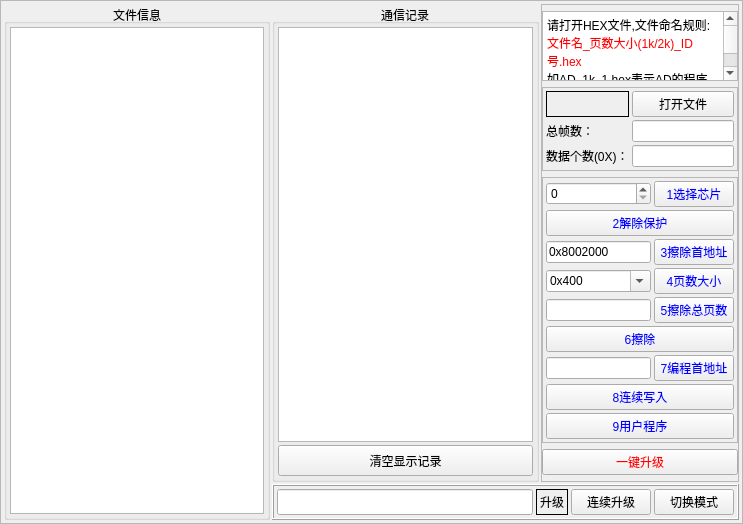
<?xml version="1.0" encoding="UTF-8"?>
<ui version="4.0">
 <class>Form_stm32UpdataTool</class>
 <widget class="QWidget" name="Form_stm32UpdataTool">
  <property name="geometry">
   <rect>
    <x>0</x>
    <y>0</y>
    <width>743</width>
    <height>491</height>
   </rect>
  </property>
  <property name="windowTitle">
   <string>Form</string>
  </property>
  <layout class="QGridLayout" name="gridLayout">
   <property name="leftMargin">
    <number>0</number>
   </property>
   <property name="topMargin">
    <number>0</number>
   </property>
   <property name="rightMargin">
    <number>0</number>
   </property>
   <property name="bottomMargin">
    <number>0</number>
   </property>
   <property name="spacing">
    <number>0</number>
   </property>
   <item row="0" column="0">
    <widget class="QFrame" name="frame">
     <property name="frameShape">
      <enum>QFrame::StyledPanel</enum>
     </property>
     <property name="frameShadow">
      <enum>QFrame::Plain</enum>
     </property>
     <layout class="QGridLayout" name="gridLayout_12">
      <property name="leftMargin">
       <number>3</number>
      </property>
      <property name="topMargin">
       <number>3</number>
      </property>
      <property name="rightMargin">
       <number>3</number>
      </property>
      <property name="bottomMargin">
       <number>3</number>
      </property>
      <property name="spacing">
       <number>2</number>
      </property>
      <item row="0" column="0" rowspan="2">
       <widget class="QGroupBox" name="groupBox">
        <property name="sizePolicy">
         <sizepolicy hsizetype="Expanding" vsizetype="Preferred">
          <horstretch>0</horstretch>
          <verstretch>0</verstretch>
         </sizepolicy>
        </property>
        <property name="title">
         <string>文件信息</string>
        </property>
        <property name="alignment">
         <set>Qt::AlignCenter</set>
        </property>
        <layout class="QGridLayout" name="gridLayout_2">
         <property name="leftMargin">
          <number>3</number>
         </property>
         <property name="topMargin">
          <number>3</number>
         </property>
         <property name="rightMargin">
          <number>3</number>
         </property>
         <property name="bottomMargin">
          <number>3</number>
         </property>
         <property name="spacing">
          <number>3</number>
         </property>
         <item row="0" column="0">
          <widget class="QTextBrowser" name="textBrowser"/>
         </item>
        </layout>
       </widget>
      </item>
      <item row="0" column="1">
       <widget class="QGroupBox" name="groupBox_2">
        <property name="sizePolicy">
         <sizepolicy hsizetype="Expanding" vsizetype="Expanding">
          <horstretch>0</horstretch>
          <verstretch>0</verstretch>
         </sizepolicy>
        </property>
        <property name="title">
         <string>通信记录</string>
        </property>
        <property name="alignment">
         <set>Qt::AlignCenter</set>
        </property>
        <layout class="QGridLayout" name="gridLayout_3">
         <property name="leftMargin">
          <number>3</number>
         </property>
         <property name="topMargin">
          <number>3</number>
         </property>
         <property name="rightMargin">
          <number>3</number>
         </property>
         <property name="bottomMargin">
          <number>3</number>
         </property>
         <property name="spacing">
          <number>3</number>
         </property>
         <item row="0" column="0">
          <widget class="QTextBrowser" name="textBrowser_2"/>
         </item>
         <item row="1" column="0">
          <widget class="QPushButton" name="pushButton">
           <property name="minimumSize">
            <size>
             <width>0</width>
             <height>31</height>
            </size>
           </property>
           <property name="text">
            <string>清空显示记录</string>
           </property>
          </widget>
         </item>
        </layout>
       </widget>
      </item>
      <item row="0" column="2">
       <widget class="QFrame" name="frame_4">
        <property name="maximumSize">
         <size>
          <width>200</width>
          <height>16777215</height>
         </size>
        </property>
        <property name="frameShape">
         <enum>QFrame::StyledPanel</enum>
        </property>
        <property name="frameShadow">
         <enum>QFrame::Plain</enum>
        </property>
        <layout class="QGridLayout" name="gridLayout_4">
         <property name="leftMargin">
          <number>0</number>
         </property>
         <property name="topMargin">
          <number>6</number>
         </property>
         <property name="rightMargin">
          <number>0</number>
         </property>
         <property name="bottomMargin">
          <number>6</number>
         </property>
         <property name="horizontalSpacing">
          <number>3</number>
         </property>
         <item row="4" column="0" colspan="3">
          <widget class="QPushButton" name="pushButton_AutoUpdata">
           <property name="minimumSize">
            <size>
             <width>0</width>
             <height>0</height>
            </size>
           </property>
           <property name="styleSheet">
            <string notr="true">color: rgb(255, 0, 0);</string>
           </property>
           <property name="text">
            <string>一键升级</string>
           </property>
          </widget>
         </item>
         <item row="3" column="0" colspan="3">
          <widget class="QFrame" name="frame_step">
           <property name="frameShape">
            <enum>QFrame::StyledPanel</enum>
           </property>
           <property name="frameShadow">
            <enum>QFrame::Plain</enum>
           </property>
           <layout class="QGridLayout" name="gridLayout_7">
            <property name="leftMargin">
             <number>3</number>
            </property>
            <property name="topMargin">
             <number>3</number>
            </property>
            <property name="rightMargin">
             <number>3</number>
            </property>
            <property name="bottomMargin">
             <number>3</number>
            </property>
            <property name="spacing">
             <number>3</number>
            </property>
            <item row="1" column="0" colspan="4">
             <widget class="QPushButton" name="pushButton_remove">
              <property name="minimumSize">
               <size>
                <width>0</width>
                <height>0</height>
               </size>
              </property>
              <property name="styleSheet">
               <string notr="true">color: rgb(0, 0, 255);</string>
              </property>
              <property name="text">
               <string>2解除保护</string>
              </property>
             </widget>
            </item>
            <item row="6" column="0" colspan="4">
             <widget class="QPushButton" name="pushButton_clean">
              <property name="minimumSize">
               <size>
                <width>0</width>
                <height>0</height>
               </size>
              </property>
              <property name="styleSheet">
               <string notr="true">color: rgb(0, 0, 255);</string>
              </property>
              <property name="text">
               <string>6擦除</string>
              </property>
             </widget>
            </item>
            <item row="5" column="0">
             <widget class="QLineEdit" name="lineEdit_page">
              <property name="minimumSize">
               <size>
                <width>0</width>
                <height>0</height>
               </size>
              </property>
              <property name="inputMethodHints">
               <set>Qt::ImhDigitsOnly</set>
              </property>
             </widget>
            </item>
            <item row="3" column="0">
             <widget class="QLineEdit" name="lineEdit_addr">
              <property name="minimumSize">
               <size>
                <width>0</width>
                <height>0</height>
               </size>
              </property>
              <property name="inputMethodHints">
               <set>Qt::ImhDigitsOnly</set>
              </property>
              <property name="text">
               <string>0x8002000</string>
              </property>
             </widget>
            </item>
            <item row="4" column="0">
             <widget class="QComboBox" name="comboBox_page_size">
              <property name="minimumSize">
               <size>
                <width>0</width>
                <height>0</height>
               </size>
              </property>
              <property name="inputMethodHints">
               <set>Qt::ImhDigitsOnly</set>
              </property>
              <property name="editable">
               <bool>true</bool>
              </property>
              <item>
               <property name="text">
                <string>0x400</string>
               </property>
              </item>
              <item>
               <property name="text">
                <string>0x800</string>
               </property>
              </item>
             </widget>
            </item>
            <item row="3" column="1" colspan="3">
             <widget class="QPushButton" name="pushButton_addr">
              <property name="minimumSize">
               <size>
                <width>0</width>
                <height>0</height>
               </size>
              </property>
              <property name="styleSheet">
               <string notr="true">color: rgb(0, 0, 255);</string>
              </property>
              <property name="text">
               <string>3擦除首地址</string>
              </property>
             </widget>
            </item>
            <item row="7" column="0">
             <widget class="QLineEdit" name="lineEdit_programaddr">
              <property name="minimumSize">
               <size>
                <width>0</width>
                <height>0</height>
               </size>
              </property>
              <property name="inputMethodHints">
               <set>Qt::ImhDigitsOnly</set>
              </property>
             </widget>
            </item>
            <item row="5" column="1" colspan="3">
             <widget class="QPushButton" name="pushButton_page">
              <property name="minimumSize">
               <size>
                <width>0</width>
                <height>0</height>
               </size>
              </property>
              <property name="styleSheet">
               <string notr="true">color: rgb(0, 0, 255);</string>
              </property>
              <property name="text">
               <string>5擦除总页数</string>
              </property>
             </widget>
            </item>
            <item row="4" column="1" colspan="3">
             <widget class="QPushButton" name="pushButton_page_size">
              <property name="minimumSize">
               <size>
                <width>0</width>
                <height>0</height>
               </size>
              </property>
              <property name="styleSheet">
               <string notr="true">color: rgb(0, 0, 255);</string>
              </property>
              <property name="text">
               <string>4页数大小</string>
              </property>
             </widget>
            </item>
            <item row="0" column="0">
             <widget class="QSpinBox" name="spinBox_ID">
              <property name="minimumSize">
               <size>
                <width>0</width>
                <height>0</height>
               </size>
              </property>
              <property name="maximum">
               <number>255</number>
              </property>
             </widget>
            </item>
            <item row="0" column="1" colspan="3">
             <widget class="QPushButton" name="pushButton_ID">
              <property name="minimumSize">
               <size>
                <width>0</width>
                <height>0</height>
               </size>
              </property>
              <property name="styleSheet">
               <string notr="true">color: rgb(0, 0, 255);</string>
              </property>
              <property name="text">
               <string>1选择芯片</string>
              </property>
             </widget>
            </item>
            <item row="8" column="0" colspan="4">
             <widget class="QPushButton" name="pushButton_updata">
              <property name="minimumSize">
               <size>
                <width>0</width>
                <height>0</height>
               </size>
              </property>
              <property name="styleSheet">
               <string notr="true">color: rgb(0, 0, 255);</string>
              </property>
              <property name="text">
               <string>8连续写入</string>
              </property>
             </widget>
            </item>
            <item row="7" column="1" colspan="3">
             <widget class="QPushButton" name="pushButton_programaddr">
              <property name="minimumSize">
               <size>
                <width>0</width>
                <height>0</height>
               </size>
              </property>
              <property name="styleSheet">
               <string notr="true">color: rgb(0, 0, 255);</string>
              </property>
              <property name="text">
               <string>7编程首地址</string>
              </property>
             </widget>
            </item>
            <item row="9" column="0" colspan="4">
             <widget class="QPushButton" name="pushButton_user">
              <property name="minimumSize">
               <size>
                <width>0</width>
                <height>0</height>
               </size>
              </property>
              <property name="styleSheet">
               <string notr="true">color: rgb(0, 0, 255);</string>
              </property>
              <property name="text">
               <string>9用户程序</string>
              </property>
             </widget>
            </item>
           </layout>
          </widget>
         </item>
         <item row="0" column="0" colspan="3">
          <widget class="QTextBrowser" name="textBrowser_3">
           <property name="html">
            <string>&lt;!DOCTYPE HTML PUBLIC &quot;-//W3C//DTD HTML 4.0//EN&quot; &quot;http://www.w3.org/TR/REC-html40/strict.dtd&quot;&gt;
&lt;html&gt;&lt;head&gt;&lt;meta name=&quot;qrichtext&quot; content=&quot;1&quot; /&gt;&lt;style type=&quot;text/css&quot;&gt;
p, li { white-space: pre-wrap; }
&lt;/style&gt;&lt;/head&gt;&lt;body style=&quot; font-family:'宋体'; font-size:9pt; font-weight:400; font-style:normal;&quot;&gt;
&lt;p style=&quot; margin-top:0px; margin-bottom:0px; margin-left:0px; margin-right:0px; -qt-block-indent:0; text-indent:0px;&quot;&gt;&lt;span style=&quot; font-family:'Times New Roman,serif';&quot;&gt;请打开HEX&lt;/span&gt;文件,文件命名规则:&lt;/p&gt;
&lt;p style=&quot; margin-top:0px; margin-bottom:0px; margin-left:0px; margin-right:0px; -qt-block-indent:0; text-indent:0px;&quot;&gt;&lt;span style=&quot; color:#ff0000;&quot;&gt;文件名_页数大小(1k/2k)_ID号.hex&lt;/span&gt;&lt;/p&gt;
&lt;p style=&quot; margin-top:0px; margin-bottom:0px; margin-left:0px; margin-right:0px; -qt-block-indent:0; text-indent:0px;&quot;&gt;如AD_1k_1.hex表示AD的程序,页数大小为1k(0x400),ID号为1&lt;/p&gt;&lt;/body&gt;&lt;/html&gt;</string>
           </property>
          </widget>
         </item>
         <item row="1" column="0" rowspan="2" colspan="3">
          <widget class="QFrame" name="frame_file">
           <property name="frameShape">
            <enum>QFrame::StyledPanel</enum>
           </property>
           <property name="frameShadow">
            <enum>QFrame::Plain</enum>
           </property>
           <layout class="QGridLayout" name="gridLayout_6">
            <property name="leftMargin">
             <number>3</number>
            </property>
            <property name="topMargin">
             <number>3</number>
            </property>
            <property name="rightMargin">
             <number>3</number>
            </property>
            <property name="bottomMargin">
             <number>3</number>
            </property>
            <property name="spacing">
             <number>3</number>
            </property>
            <item row="0" column="0">
             <widget class="QLabel" name="label_filename">
              <property name="frameShape">
               <enum>QFrame::Panel</enum>
              </property>
              <property name="text">
               <string/>
              </property>
             </widget>
            </item>
            <item row="0" column="1">
             <widget class="QPushButton" name="pushButton_openfile">
              <property name="text">
               <string>打开文件</string>
              </property>
             </widget>
            </item>
            <item row="1" column="0">
             <widget class="QLabel" name="label">
              <property name="minimumSize">
               <size>
                <width>0</width>
                <height>0</height>
               </size>
              </property>
              <property name="text">
               <string>总帧数：</string>
              </property>
             </widget>
            </item>
            <item row="1" column="1">
             <widget class="QLineEdit" name="lineEdit_sum">
              <property name="minimumSize">
               <size>
                <width>0</width>
                <height>0</height>
               </size>
              </property>
              <property name="inputMethodHints">
               <set>Qt::ImhDigitsOnly</set>
              </property>
             </widget>
            </item>
            <item row="2" column="0">
             <widget class="QLabel" name="label_2">
              <property name="minimumSize">
               <size>
                <width>0</width>
                <height>0</height>
               </size>
              </property>
              <property name="text">
               <string>数据个数(0X)：</string>
              </property>
             </widget>
            </item>
            <item row="2" column="1">
             <widget class="QLineEdit" name="lineEdit_datanum">
              <property name="minimumSize">
               <size>
                <width>0</width>
                <height>0</height>
               </size>
              </property>
              <property name="inputMethodHints">
               <set>Qt::ImhDigitsOnly</set>
              </property>
             </widget>
            </item>
           </layout>
          </widget>
         </item>
        </layout>
       </widget>
      </item>
      <item row="1" column="1" colspan="2">
       <widget class="QFrame" name="frame_2">
        <property name="minimumSize">
         <size>
          <width>0</width>
          <height>36</height>
         </size>
        </property>
        <property name="frameShape">
         <enum>QFrame::Box</enum>
        </property>
        <property name="frameShadow">
         <enum>QFrame::Raised</enum>
        </property>
        <layout class="QHBoxLayout" name="horizontalLayout">
         <property name="spacing">
          <number>3</number>
         </property>
         <property name="leftMargin">
          <number>3</number>
         </property>
         <property name="topMargin">
          <number>3</number>
         </property>
         <property name="rightMargin">
          <number>3</number>
         </property>
         <property name="bottomMargin">
          <number>3</number>
         </property>
         <item>
          <widget class="QLineEdit" name="lineEdit_ID">
           <property name="minimumSize">
            <size>
             <width>0</width>
             <height>26</height>
            </size>
           </property>
          </widget>
         </item>
         <item>
          <widget class="QLabel" name="label_IDInfo">
           <property name="frameShape">
            <enum>QFrame::Panel</enum>
           </property>
           <property name="text">
            <string>升级</string>
           </property>
          </widget>
         </item>
         <item>
          <widget class="QPushButton" name="pushButton_IDUpdata">
           <property name="minimumSize">
            <size>
             <width>66</width>
             <height>26</height>
            </size>
           </property>
           <property name="text">
            <string>连续升级</string>
           </property>
          </widget>
         </item>
         <item>
          <widget class="QPushButton" name="pushButton_mode">
           <property name="minimumSize">
            <size>
             <width>0</width>
             <height>26</height>
            </size>
           </property>
           <property name="text">
            <string>切换模式</string>
           </property>
          </widget>
         </item>
        </layout>
       </widget>
      </item>
     </layout>
    </widget>
   </item>
  </layout>
 </widget>
 <resources/>
 <connections/>
</ui>
